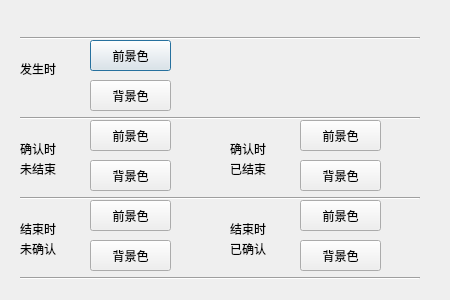
<?xml version="1.0" encoding="UTF-8"?>
<ui version="4.0">
 <class>CMDAlarmLevelColorDialog</class>
 <widget class="QDialog" name="CMDAlarmLevelColorDialog">
  <property name="geometry">
   <rect>
    <x>0</x>
    <y>0</y>
    <width>450</width>
    <height>300</height>
   </rect>
  </property>
  <property name="windowTitle">
   <string>Dialog</string>
  </property>
  <widget class="QLabel" name="occurLabel">
   <property name="geometry">
    <rect>
     <x>20</x>
     <y>60</y>
     <width>67</width>
     <height>17</height>
    </rect>
   </property>
   <property name="text">
    <string>发生时</string>
   </property>
  </widget>
  <widget class="QPushButton" name="occurButtonF">
   <property name="geometry">
    <rect>
     <x>90</x>
     <y>40</y>
     <width>81</width>
     <height>31</height>
    </rect>
   </property>
   <property name="text">
    <string>前景色</string>
   </property>
  </widget>
  <widget class="QPushButton" name="occurButtonB">
   <property name="geometry">
    <rect>
     <x>90</x>
     <y>80</y>
     <width>81</width>
     <height>31</height>
    </rect>
   </property>
   <property name="text">
    <string>背景色</string>
   </property>
  </widget>
  <widget class="Line" name="line">
   <property name="geometry">
    <rect>
     <x>20</x>
     <y>110</y>
     <width>400</width>
     <height>16</height>
    </rect>
   </property>
   <property name="orientation">
    <enum>Qt::Horizontal</enum>
   </property>
  </widget>
  <widget class="QPushButton" name="confirmNotEndButtonB">
   <property name="geometry">
    <rect>
     <x>90</x>
     <y>160</y>
     <width>81</width>
     <height>31</height>
    </rect>
   </property>
   <property name="text">
    <string>背景色</string>
   </property>
  </widget>
  <widget class="QLabel" name="confirmLabel">
   <property name="geometry">
    <rect>
     <x>20</x>
     <y>140</y>
     <width>67</width>
     <height>17</height>
    </rect>
   </property>
   <property name="text">
    <string>确认时</string>
   </property>
  </widget>
  <widget class="Line" name="line_2">
   <property name="geometry">
    <rect>
     <x>20</x>
     <y>190</y>
     <width>400</width>
     <height>16</height>
    </rect>
   </property>
   <property name="orientation">
    <enum>Qt::Horizontal</enum>
   </property>
  </widget>
  <widget class="QPushButton" name="confirmNotEndButtonF">
   <property name="geometry">
    <rect>
     <x>90</x>
     <y>120</y>
     <width>81</width>
     <height>31</height>
    </rect>
   </property>
   <property name="text">
    <string>前景色</string>
   </property>
  </widget>
  <widget class="QLabel" name="label_3">
   <property name="geometry">
    <rect>
     <x>20</x>
     <y>160</y>
     <width>67</width>
     <height>17</height>
    </rect>
   </property>
   <property name="text">
    <string>未结束</string>
   </property>
  </widget>
  <widget class="QLabel" name="label_4">
   <property name="geometry">
    <rect>
     <x>230</x>
     <y>160</y>
     <width>67</width>
     <height>17</height>
    </rect>
   </property>
   <property name="text">
    <string>已结束</string>
   </property>
  </widget>
  <widget class="QPushButton" name="confirmEndButtonB">
   <property name="geometry">
    <rect>
     <x>300</x>
     <y>160</y>
     <width>81</width>
     <height>31</height>
    </rect>
   </property>
   <property name="text">
    <string>背景色</string>
   </property>
  </widget>
  <widget class="QLabel" name="label_5">
   <property name="geometry">
    <rect>
     <x>230</x>
     <y>140</y>
     <width>67</width>
     <height>17</height>
    </rect>
   </property>
   <property name="text">
    <string>确认时</string>
   </property>
  </widget>
  <widget class="QPushButton" name="confirmEndButtonF">
   <property name="geometry">
    <rect>
     <x>300</x>
     <y>120</y>
     <width>81</width>
     <height>31</height>
    </rect>
   </property>
   <property name="text">
    <string>前景色</string>
   </property>
  </widget>
  <widget class="QPushButton" name="endConfirmButtonF">
   <property name="geometry">
    <rect>
     <x>300</x>
     <y>200</y>
     <width>81</width>
     <height>31</height>
    </rect>
   </property>
   <property name="text">
    <string>前景色</string>
   </property>
  </widget>
  <widget class="QPushButton" name="endConfirmButtonB">
   <property name="geometry">
    <rect>
     <x>300</x>
     <y>240</y>
     <width>81</width>
     <height>31</height>
    </rect>
   </property>
   <property name="text">
    <string>背景色</string>
   </property>
  </widget>
  <widget class="QPushButton" name="endNotConfirmButtonB">
   <property name="geometry">
    <rect>
     <x>90</x>
     <y>240</y>
     <width>81</width>
     <height>31</height>
    </rect>
   </property>
   <property name="text">
    <string>背景色</string>
   </property>
  </widget>
  <widget class="QLabel" name="label_6">
   <property name="geometry">
    <rect>
     <x>20</x>
     <y>240</y>
     <width>67</width>
     <height>17</height>
    </rect>
   </property>
   <property name="text">
    <string>未确认</string>
   </property>
  </widget>
  <widget class="QLabel" name="label_7">
   <property name="geometry">
    <rect>
     <x>230</x>
     <y>220</y>
     <width>67</width>
     <height>17</height>
    </rect>
   </property>
   <property name="text">
    <string>结束时</string>
   </property>
  </widget>
  <widget class="QLabel" name="label_8">
   <property name="geometry">
    <rect>
     <x>230</x>
     <y>240</y>
     <width>67</width>
     <height>17</height>
    </rect>
   </property>
   <property name="text">
    <string>已确认</string>
   </property>
  </widget>
  <widget class="QLabel" name="endLabel">
   <property name="geometry">
    <rect>
     <x>20</x>
     <y>220</y>
     <width>67</width>
     <height>17</height>
    </rect>
   </property>
   <property name="text">
    <string>结束时</string>
   </property>
  </widget>
  <widget class="Line" name="line_3">
   <property name="geometry">
    <rect>
     <x>20</x>
     <y>270</y>
     <width>400</width>
     <height>16</height>
    </rect>
   </property>
   <property name="orientation">
    <enum>Qt::Horizontal</enum>
   </property>
  </widget>
  <widget class="QPushButton" name="endNotConfirmButtonF">
   <property name="geometry">
    <rect>
     <x>90</x>
     <y>200</y>
     <width>81</width>
     <height>31</height>
    </rect>
   </property>
   <property name="text">
    <string>前景色</string>
   </property>
  </widget>
  <widget class="Line" name="line_4">
   <property name="geometry">
    <rect>
     <x>20</x>
     <y>30</y>
     <width>400</width>
     <height>16</height>
    </rect>
   </property>
   <property name="orientation">
    <enum>Qt::Horizontal</enum>
   </property>
  </widget>
 </widget>
 <resources/>
 <connections/>
</ui>
